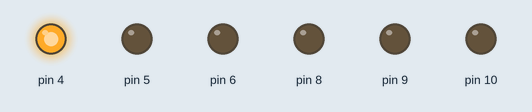
Simulated run of this sketch. Board: Arduino Uno, built with avr-gcc and run on an emulated ATmega328P. Shown: output pins drawn as LEDs (lit = HIGH).

Above: at 0.2 s.
At 1.2 s:
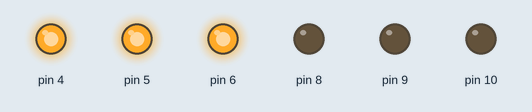
At 2.7 s:
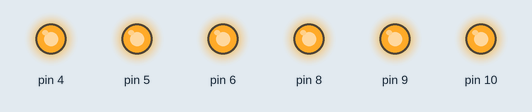
At 5.7 s:
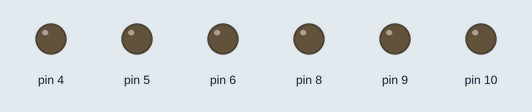
At 8.2 s:
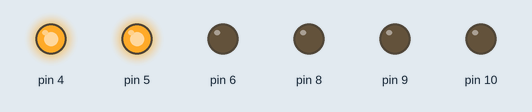
At 11.2 s:
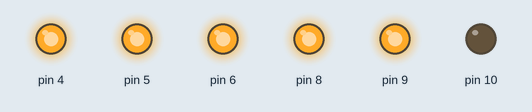
Timing chart, 0 to 11.7 s (numbered marks = the images above):
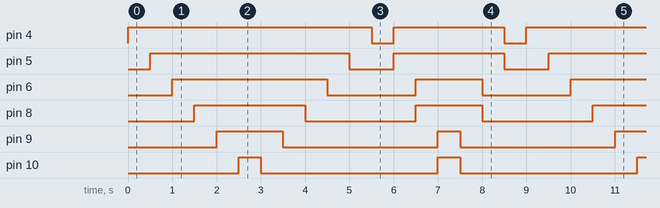

The sketch:

el_7.ino
```cpp
void setup() {
pinMode (4,OUTPUT);
pinMode (5,OUTPUT);
pinMode (6,OUTPUT);
pinMode (8,OUTPUT);
pinMode (9,OUTPUT);
pinMode (10,OUTPUT);
}

void loop() {
digitalWrite (4,HIGH);
delay (500);
digitalWrite (5,HIGH);
delay (500);
digitalWrite (6,HIGH);
delay (500);
digitalWrite (8,HIGH);
delay (500);
digitalWrite (9, HIGH);
delay (500);
digitalWrite (10,HIGH);
delay (500);


digitalWrite (10,LOW);
delay (500);
digitalWrite (9,LOW);
delay (500);
digitalWrite (8,LOW);
delay (500);
digitalWrite (6,LOW);
delay (500);
digitalWrite (5, LOW);
delay (500);
digitalWrite (4,LOW);
delay (500);


digitalWrite (4,HIGH);
digitalWrite (5,HIGH);
delay (500);
digitalWrite (6,HIGH);
digitalWrite (8,HIGH);
delay(500);
digitalWrite (9,HIGH);
digitalWrite (10,HIGH);
delay (500);

digitalWrite (10,LOW);
digitalWrite (9,LOW);
delay (500);
digitalWrite (8,LOW);
digitalWrite (6,LOW);
delay(500);
digitalWrite (5,LOW);
digitalWrite (4,LOW);
delay (500);
}
```

Measured:
- by itself, pin 4: repeats every 9.0 s: LOW 0.50 s, HIGH 2.5 s, LOW 0.50 s, HIGH 5.5 s
- by itself, pin 5: repeats every 9.0 s: LOW 1.0 s, HIGH 2.5 s, LOW 1.0 s, HIGH 4.5 s
- by itself, pin 6: repeats every 9.0 s: LOW 2.0 s, HIGH 1.5 s, LOW 2.0 s, HIGH 3.5 s
- by itself, pin 8: repeats every 9.0 s: LOW 2.5 s, HIGH 1.5 s, LOW 2.5 s, HIGH 2.5 s
- by itself, pin 9: repeats every 9.0 s: LOW 3.5 s, HIGH 0.50 s, LOW 3.5 s, HIGH 1.5 s
- by itself, pin 10: alternates HIGH for 0.50 s and LOW for 4.0 s
